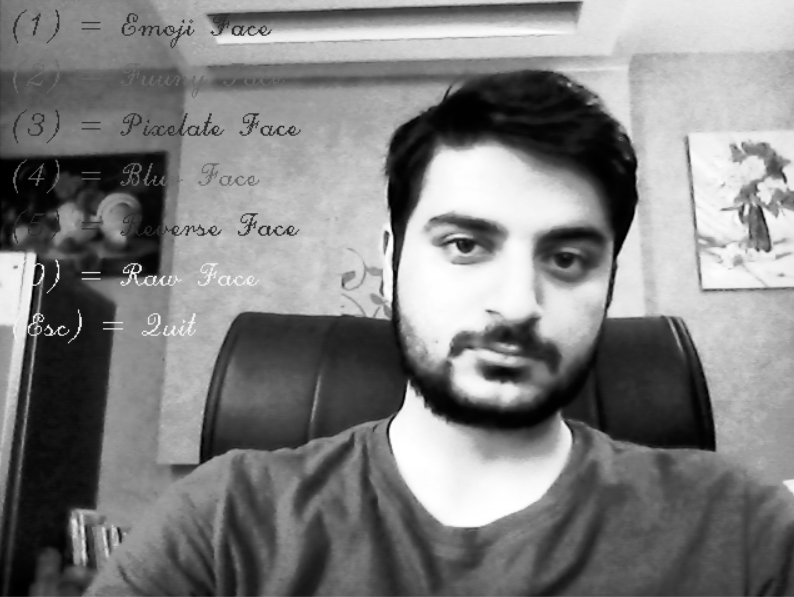
#> input picture Assignment26/blurAssignment23/raw.png, 794 x 597 px, given in place of raw.jpg, which was not available
$ jupyter execute --allow-errors snowfall.ipynb
#> lines starting #> are read from the running program, lines starting #| are printed output that depends on the picture; pictures that were not available may be replaced by others from this repository, and a replacement may not be noted
[cell 1]
import cv2
import imageio
import os
import random

[cell 2]
img = cv2.imread("raw.jpg")
#> img is the input picture: shape (597, 794, 3); min 0, max 255, mean 127.7
img = cv2.resize(img, None, fx=0.25, fy=0.25)
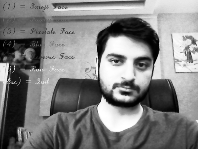
#> img: shape (149, 198, 3); min 0, max 255, mean 127.8
cv2.imwrite("photos/raw.jpg", img)
#> Out = True

[cell 3]
img = cv2.imread("photos/raw.jpg")
#> img: shape (149, 198, 3); min 0, max 255, mean 127.8
rows, cols, _ = img.shape
#> rows = 149; cols = 198
# plt.imshow(img)

[cell 4]
img0 = cv2.imread("photos/raw.jpg")
snows = []
for i in range(35):
    snow = [random.randint(0, rows), random.randint(0, cols), random.randint(1, 2), random.randint(0, 2), random.randint(2, 8)] # x, y, r, mode, speed
    snows.append(snow)
    cv2.circle(img0, (snow[1], snow[0]), snow[2], (255, 255, 255), -1)
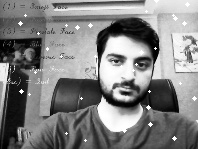
#> img0: shape (149, 198, 3); min 0, max 255, mean 128.8
#> after the loop, snows = 35 items, first 6: [98, 194, 2, 0, 4], [130, 124, 2, 1, 5], [91, 149, 1, 2, 3], [72, 35, 1, 2, 8], [64, 136, 1, 1, 2], [18, 175, 2, 1, 6]

# print(snows)
cv2.imwrite("photos/100.jpg", img0)
#> Out = True

[cell 5]
for pic in range(101, 201):

    counter = 0
    for snow in snows:
        snow[0] += snow[4]
        if snow[3] == 0: # payin
            pass
        elif snow[3] == 1: # payin chap
            snow[1] -= snow[4]
        elif snow[3] == 2: # payin rast
            snow[1] += snow[4]

        if snow[0] > rows or snow[1] > cols:
            snows.remove(snow)
            counter += 1
            continue
#> this loop made 35 passes
#> after the loop, counter = 0; snows = 35 items, first 6: [102, 194, 2, 0, 4], [135, 119, 2, 1, 5], [94, 152, 1, 2, 3], [80, 43, 1, 2, 8], [66, 134, 1, 1, 2], [24, 169, 2, 1, 6]

    for i in range(counter):
        snow = [random.randint(0, 10), random.randint(0, cols), random.randint(1, 2), random.randint(0, 2), random.randint(2, 8)] # x, y, r, mode, speed
        snows.append(snow)

    final_img = cv2.imread("photos/raw.jpg")
    for snow in snows:
        cv2.circle(final_img, (snow[1], snow[0]), snow[2], (255, 255, 255), -1)
#> this loop made 35 passes
#> snow on passes 1 to 12: [102, 194, 2, 0, 4], [135, 119, 2, 1, 5], [94, 152, 1, 2, 3], [80, 43, 1, 2, 8], [66, 134, 1, 1, 2], [24, 169, 2, 1, 6], [31, 84, 2, 1, 6], [60, 133, 2, 1, 8], [135, 68, 1, 2, 2], [31, 192, 2, 2, 8], [3, 153, 2, 1, 3], [89, 180, 1, 0, 6]
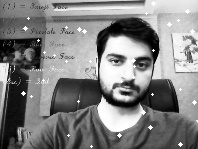
#> final_img: shape (149, 198, 3); min 0, max 255, mean 128.9

    cv2.imwrite(f"photos/{pic}.jpg", final_img)

[cell 6]
images = []
#> images = []
#> (the rest of this cell did not finish here and is left out)
